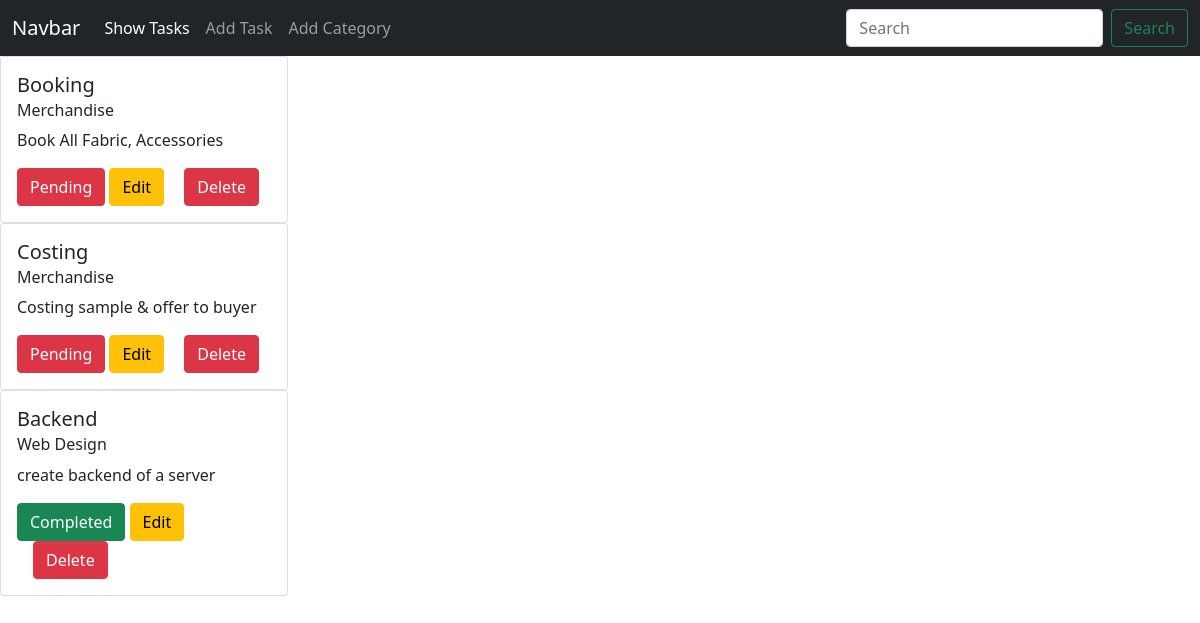
The page / on the database its author committed.
### category/models.py (models this page shows, shortened)
class Category(models.Model):
    category_name=models.CharField(max_length=12)
    task_category=models.ForeignKey(Task, on_delete=models.CASCADE,default=None)

### task/models.py (models this page shows, shortened)
class Task(models.Model):
    task_title=models.CharField(max_length=12)
    task_desc=models.CharField(max_length=100)
    task_completion=models.BooleanField(default=False)
    task_assign=models.DateField()

### task_management/views.py (the view)
# urls.py: 2. Add a URL to urlpatterns:  path('', views.home, name='home')
def home(request):
    data1= Task.objects.all()
    data2= Category.objects.all()
    return render(request, 'home.html',{'data1':data1, 'data2':data2})

### templates/home.html
{% extends 'base.html' %} {% block content %}
{% for cat in data2 %}
    <div class="card" style="width: 18rem;">
        <div class="card-body">
        <h5 class="card-title">{{cat.task_category.task_title}}</h5>
        <h6 class="card-subtitle mb-2 text-body-secondary">{{cat.category_name}}</h6>
        <p class="card-text">{{cat.task_category.task_desc}}</p>
        {% if cat.task_category.task_completion %}
        <div class="btn btn-success">Completed</div>
        {% else %}
        <div class="btn btn-danger">Pending</div>
        {% endif %}
        <a href="{% url 'edit_task' cat.id %}" class="card-link btn btn-warning text-decoration-none">Edit</a>
        <a href="{% url 'delete_task' cat.id %}" class="card-link btn btn-danger text-decoration-none">Delete</a>
        </div>
    </div>
{% endfor %}
{% endblock %}

### templates/base.html (shortened to what this page needs)
<!DOCTYPE html>
<html lang="en">
  <head>
    <link
      href="https://cdn.jsdelivr.net/npm/bootstrap@5.0.2/dist/css/bootstrap.min.css"
      rel="stylesheet"
    />
  </head>
  <body>
    <nav class="navbar navbar-expand-lg navbar-dark bg-dark">
      <div class="container-fluid">
        <a class="navbar-brand" href="#">Navbar</a>
        <div class="collapse navbar-collapse" id="navbarSupportedContent">
          <ul class="navbar-nav me-auto mb-2 mb-lg-0">
            <li class="nav-item">
              <a class="nav-link active" aria-current="page" href="{% url 'homepage' %}">Show Tasks</a>
            </li>
            <li class="nav-item">
              <a class="nav-link" href="{% url 'add_task' %}">Add Task</a>
            </li>
            <li class="nav-item">
              <a class="nav-link" href="{% url 'add_category' %}">Add Category</a>
            </li>
          </ul>
          <form class="d-flex">
            <input
              class="form-control me-2"
              type="search"
              placeholder="Search"
              aria-label="Search"
            />
            <button class="btn btn-outline-success" type="submit">
              Search
            </button>
          </form>
        </div>
      </div>
    </nav>
    {% block content %}
    {% endblock %}
  </body>
</html>

### rows shown on the page
Category: task_category.task_title "Booking", category_name "Merchandise", task_category.task_desc "Book All Fabric, Accessories", shows "Pending"
Category: task_category.task_title "Costing", category_name "Merchandise", task_category.task_desc "Costing sample & offer to buyer", shows "Pending"
Category: task_category.task_title "Backend", category_name "Web Design", task_category.task_desc "create backend of a server", shows "Completed"
